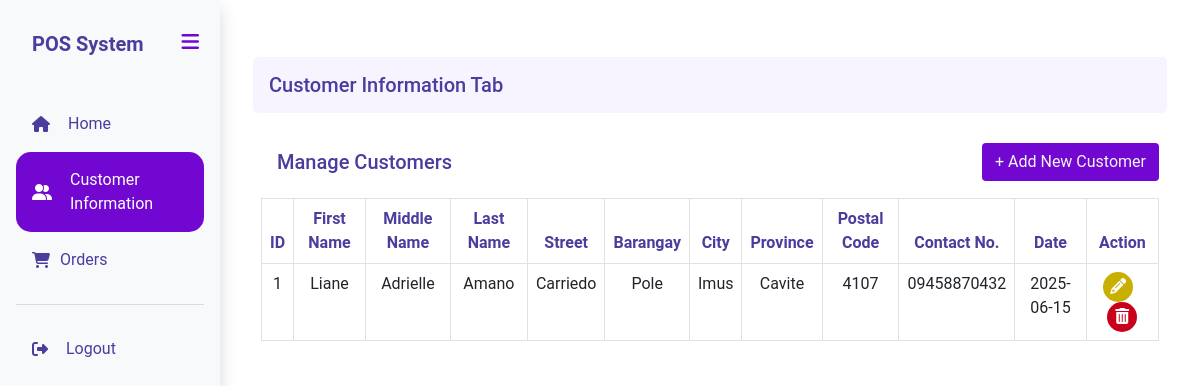
Page /staff/customerRead.php on the committed database.
### tables this page shows
CREATE TABLE `customer` (
  `c_id` int(50) NOT NULL,
  `c_fname` varchar(255) NOT NULL,
  `c_mname` varchar(255) NOT NULL,
  `c_lname` varchar(255) NOT NULL,
  `c_street` varchar(255) NOT NULL,
  `c_barangay` varchar(255) NOT NULL,
  `c_city` varchar(255) NOT NULL,
  `c_province` varchar(255) NOT NULL,
  `c_postal` int(10) NOT NULL,
  `c_contact` bigint(20) NOT NULL,
  `date_created` date NOT NULL DEFAULT current_timestamp()
);

### staff/customerRead.php (the view, shortened to what this page needs)
<?php
    include("../login.php");
	$sql = "SELECT * FROM customer";
	$result = $conn->query($sql);
?>
<!DOCTYPE html>
<html>
<head>
		<link rel="stylesheet" type="text/css" href="../bootstrap-5.0.2-dist\css\bootstrap.min.css">
		<link rel="stylesheet" type="text/css" href="../assets/admindash_style.css">
</head>
<body>
  	<div class="d-flex">
  		<?php include 'sidebarstaff.php'; ?>
	  	<div class="main-content">
			<div class="dashboard-wrapper p-2">
				<div class="container p-0 mt-4" style="background-color: #f7f3ff; border-radius: 5px;">
					<h5>Customer Information Tab</h5>
				</div>
				<div class="p-2" style="border-radius: 5px;">
				    <div class="d-flex justify-content-between align-items-center mb-2" style="margin-top: 5px;">
				    	<h5 class="m-0">Manage Customers</h5>
				        <a href="customerAdd.php" class="btn" role="button">+ Add New Customer</a>
				    </div>
				    <div class="table-responsive">
				        <table class="table table-bordered m-0" id="performance">
				            <thead>
				                <tr class="text-center">
				                    <th>ID</th>
				                    <th>First Name</th>
				                    <th>Middle Name</th>
				                    <th>Last Name</th>
				                    <th>Street</th>
				                    <th>Barangay</th>
				                    <th>City</th>
				                    <th>Province</th>
				                    <th>Postal Code</th>
				                    <th>Contact No.</th>
				                    <th>Date</th>
				                    <th>Action</th>
				                </tr>
				            </thead>
				            <?php
				            	if($result->num_rows>0)
				            	while($row=$result->fetch_assoc()){
				            ?>
				            <tbody>
				                <tr class="text-center">
				                    <td class="sale"><?php echo $row['c_id'] ?></td>
				                    <td class="sale"><?php echo $row['c_fname'] ?></td>
				                    <td class="sale"><?php echo $row['c_mname'] ?></td>
				                    <td class="sale"><?php echo $row['c_lname'] ?></td>
				                    <td class="sale"><?php echo $row['c_street'] ?></td>
				                    <td class="sale"><?php echo $row['c_barangay'] ?></td>
				                    <td class="sale"><?php echo $row['c_city'] ?></td>
				                    <td class="sale"><?php echo $row['c_province'] ?></td>
				                    <td class="sale"><?php echo $row['c_postal'] ?></td>
				                    <td class="sale">0<?php echo $row['c_contact'] ?></td>
				                    <td class="sale"><?php echo $row['date_created'] ?></td>
				                    <td class="text-center">
				                    	<span class="rounded-circle p-1 me-2 d-inline-flex justify-content-center align-items-center" style="background-color: #c9af00;width: 30px; height: 30px;">
				                    		<a href="customerUpdate.php?c_id=<?php echo $row['c_id'] ?>"><i class="fa fa-pencil" aria-hidden="true"></a></i>
				                    	</span>
				                    	<span class="rounded-circle p-1 d-inline-flex justify-content-center align-items-center" style="background-color: #c9001a; width: 30px; height: 30px;">
				                    		<a href="customerDelete.php?c_id=<?php echo $row['c_id'] ?>"><i class="fa fa-trash" aria-hidden="true"></a></i>
				                    	</span>
				                    </td>
				                </tr>
	            			</tbody>
	            			<?php
	            				}
	            			?>
	       				</table>
    				</div>
				</div>
			</div>
		</div>
	</div>
</body>
</html>

### assets/admindash_style.css (style rules this page uses)
body { font-family: "Roboto", sans-serif; margin: 0; padding: 0; }
h5 { color: #493D9E; padding: 16px; }
.main-content { margin-left: 220px; width: calc(100% - 220px); padding: 25px; transition: margin-left 0.3s ease, width 0.3s ease; }
.dashboard-wrapper { width: 100%; margin: 0; padding: 0; }
.btn { background-color: #7107d0; color: whitesmoke; }
.rounded-circle i.fa { color: white; }
thead tr th { font-weight: bold; color: #493D9E; }

### rows in the picture
customer: c_id "1", c_fname "Liane", c_mname "Adrielle", c_lname "Amano", c_street "Carriedo", c_barangay "Pole", c_city "Imus", c_province "Cavite", c_postal "4107", c_contact "9458870432", date_created "2025-06-15"
